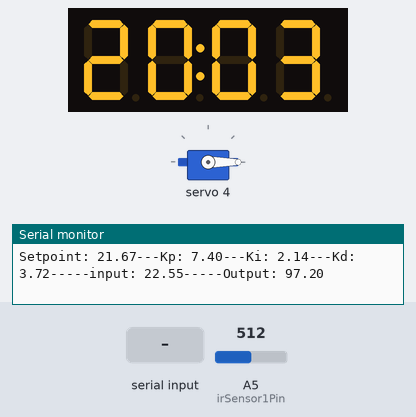
A sketch run on a simulated Arduino Uno, built with avr-gcc and run on an emulated ATmega328P. Parts: 4-digit seven-segment display, servo, the last lines printed to the serial monitor. The test bench sets the inputs (shaded band); at power-on: A5 (irSensor1Pin) = 512.

Above: at 4.2 s.
4.3 s: "a" received over Serial
At 5.8 s:
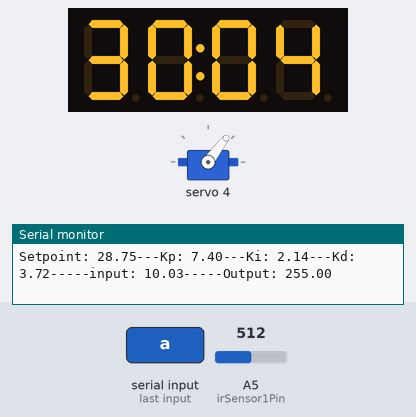
7.3 s: A5 (irSensor1Pin) set to 306
At 8.33 s:
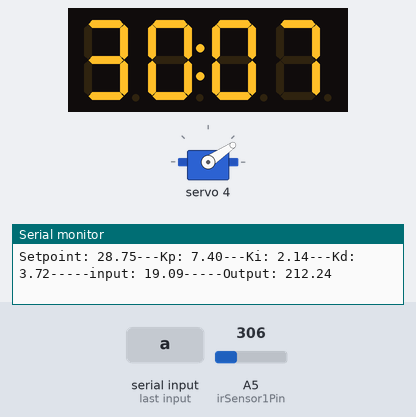
9.9 s: A5 (irSensor1Pin) set to 140
12.9 s: A5 (irSensor1Pin) set to 511
At 14.9 s:
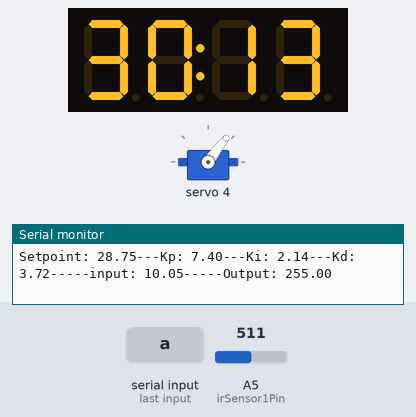
Timing chart, 0 to 16.4 s (numbered marks = the images above; inputs shaded):
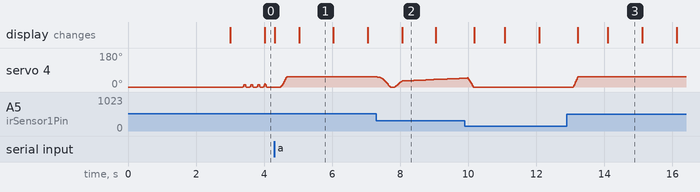

Measured:
- after the input at 12.9 s, servo 4: 0° → 53° after 0.18 s
- what the display in image 1 shows lasts 1.0 s, from 5.0 s to 6.0 s

The sketch:

Balance_Beam_Clock.ino
```cpp
/*   Balance Beam Clock

    This file was completed using multiple libraries from adafruit and arduino websites.
    They are awesome and deserve all  the credit!

    The idea behind this was to combine a balance beam with a clock to track the time in a unique way.

    We used an IR sensor, servo, arduino feather with servo hat and an LED display.

    This was the code for a final project in ME 401 - Mechatronics. The PID Controlled Balance beam also inculed positions along the beam to indicate the single digit minute
    Team members : Phillip Whitworth, Kyle Bryant, Jordan Raymond


*/
#include <Wire.h> // Enable this line if using Arduino Uno, Mega, etc.
#include <Adafruit_GFX.h>
#include <Adafruit_PWMServoDriver.h>
#include <PID_v1.h>
#include "Adafruit_LEDBackpack.h"


#define SERVOMIN  150 // this is the 'minimum' pulse length count (out of 4096)
#define SERVOMAX  600 // this is the 'maximum' pulse length count (out of 4096)
#define STARTPOS  7.5// This is the lowest reading position from the IR Sensor
#define ENDPOS    50  // This is the highest reading position from the IR Sensor
#define num_pos  60


Adafruit_7segment matrix = Adafruit_7segment();
Adafruit_PWMServoDriver servo1 = Adafruit_PWMServoDriver();

int incomingByte = 0;
int clock_time[4];
int timer_set = 0;
int current_secs = 0;
int previous_secs = 0;
double Setpoint, Input, Output;
double ball_pos[num_pos];
double Kp = 7.3967, Ki = 2.141, Kd = 3.721;

int irSensor1Pin = A5;
int irSensorSmoothing1[20];
int irSensorSmoothing2[40];
int servoSmoothing[20];
int range_check = 0;
double dist = 0.0;

PID balance(&Input, &Output, &Setpoint, Kp, Ki, Kd, DIRECT);

void setup() {
  Serial.begin(57600);
  matrix.begin(0x70);
  clock_time[0] = 2; // this is the tens of minutes
  clock_time[1] = 0; // this is the minutes
  clock_time[2] = 0; // this is the tens of seconds
  clock_time[3] = 1; // this is the second tick

  servo1.begin();
  servo1.setPWMFreq(60);  // Analog servos run at ~60 Hz updates
  delay(3000);
  float pos_total = ENDPOS - STARTPOS;
  float pos_step = pos_total / num_pos;
  for (int i = 0; i < num_pos; i++)
  {
    ball_pos[i] = STARTPOS + pos_step * i;
  }

  Input = 25;
  Setpoint = ball_pos[30];

  balance.SetMode(AUTOMATIC);
}
int servo_position = 1500;
int Output1 = 330;
void loop()
{
  int i = 0;
  if (Serial.available() > 0) // this area is used to set the clock time.
  {
    incomingByte = Serial.read();
    if (incomingByte == 'a')
    {
      clock_time[0] += 1;
    }
    if (incomingByte == 's')
    {
      clock_time[1] += 1;
    }
    if (incomingByte == 'd')
    {
      clock_time[2] += 1;
    }
    if (incomingByte == 'f')
    {
      clock_time[3] += 1;
    }
    if (incomingByte == 'k')
    {
      servo_position += 20;
    }
    if (incomingByte == 'l')
    {
      servo_position -= 20;
    }
    if (incomingByte == 'z')
    {
      Kp += 0.1;
    }
    if (incomingByte == 'x')
    {
      Kp -= 0.1;
    }
    if (incomingByte == 'c')
    {
      Ki += 0.1;
    }
    if (incomingByte == 'v')
    {
      Ki -= 0.1;
    }
    if (incomingByte == 'b')
    {
      Kd += 0.1;
    }
    if (incomingByte == 'n')
    {
      Kd -= 0.1;
    }
    balance.SetTunings(Kp, Ki, Kd, DIRECT);
  }

  //update the time
  current_secs = millis();
  if (current_secs - previous_secs >= 1000)
  {
    clock_time[3] += 1;
    previous_secs = current_secs;
  }
  //bind the display numbers to the bounds of a clock.

  if (clock_time[0] > 5)
  {
    clock_time[0] = 0;
  }
  if (clock_time[1] > 9)
  {
    clock_time[1] = 0;
    clock_time[0] += 1;
  }
  if (clock_time[2] > 5)
  {
    clock_time[2] = 0;
    clock_time[1] += 1;
  }
  if (clock_time[3] > 9)
  {
    clock_time[3] = 0;
    clock_time[2] += 1;
  }

  //displays the time on the clock
  boolean drawDots = false;

  matrix.writeDigitNum(0, clock_time[0], drawDots);
  matrix.writeDigitNum(1, clock_time[1], drawDots);
  matrix.writeDigitNum(3, clock_time[2], drawDots);
  matrix.writeDigitNum(4, clock_time[3], drawDots);

  matrix.drawColon(true);
  matrix.writeDisplay();

  int ball_point = clock_time[0] * 10 + clock_time[1]; // this sets the minutes as a 2 digit int

  //Serial.print(ball_point); Serial.print(": ");
  //Serial.println(ball_pos[ball_point]);

  Setpoint = ball_pos[ball_point];  // this setup can get used to change the setpoint of the ball

  Serial.print("Setpoint: ");
  Serial.print(Setpoint);
  Serial.print("---Kp: ");
  Serial.print(Kp);
  Serial.print("---Ki: ");
  Serial.print(Ki);
  Serial.print("---Kd: ");
  Serial.print(Kd);


  if (range_check == 0)
  {
    //  Getting data from the IR
    // Input = {({ IRsignal reading }]}
    int sensorTotal = 0;
    int i = 0;
    for (i = 19; i >= 0; i--)
    {
      irSensorSmoothing1[i + 1] = irSensorSmoothing1[i];
      sensorTotal += irSensorSmoothing1[i + 1];
      // Serial.print(i); Serial.print(": "); Serial.println(irSensorSmoothing[i]);
    }
    irSensorSmoothing1[0] = analogRead(irSensor1Pin);
    sensorTotal += irSensorSmoothing1[0];
    int irSensor1Value = sensorTotal / 20;
    //Serial.print("IR1:");
    //Serial.print(irSensor1Value);
    dist = 26091 * pow(irSensor1Value, -1.251);
    //Serial.print(" ---- distance [cm]: ");
    //Serial.println(dist);

    Input = dist;
    if (abs(Setpoint - Input) < 1)
    {
      range_check = 1;
    }
  }
  else
  {
    int sensorTotal = 0;

    for (i = 39; i >= 0; i--)
    {
      irSensorSmoothing2[i + 1] = irSensorSmoothing2[i];
      sensorTotal += irSensorSmoothing2[i + 1];
      // Serial.print(i); Serial.print(": "); Serial.println(irSensorSmoothing[i]);
    }
    irSensorSmoothing2[0] = analogRead(irSensor1Pin);
    sensorTotal += irSensorSmoothing2[0];
    int irSensor1Value = sensorTotal / 40;
    //Serial.print("IR1:");
    //Serial.print(irSensor1Value);
    dist = 26091 * pow(irSensor1Value, -1.251);
    //Serial.print(" ---- distance [cm]: ");
    //Serial.println(dist);

    Input = dist;
    if (abs(Setpoint - Input) > 1)
    {
      range_check = 0;
    }
  }

  Serial.print("-----input: ");
  Serial.print(Input);
  balance.Compute();

  Serial.print("-----Output: ");
  Serial.println(Output);


  int servoTotal = 0;
  for (i = 19; i >= 0; i--)
  {
    servoSmoothing[i + 1] = servoSmoothing[i];
    servoTotal += servoSmoothing[i + 1];
    // Serial.print(i); Serial.print(": "); Serial.println(irSensorSmoothing[i]);
  }
  servoSmoothing[0] = Output;
  servoTotal += servoSmoothing[0];
  int servoValue = servoTotal / 20;


  //Servo control needs to go here.   range is 255 - 405

  servo1.setPWM(4, 0, servoValue);

  //
  //  for (uint16_t pulselen = SERVOMAX; pulselen > SERVOMIN; pulselen--) {
  //    servo1.setPWM(4, 0, pulselen);
  //  }
  //
  //
}
```
